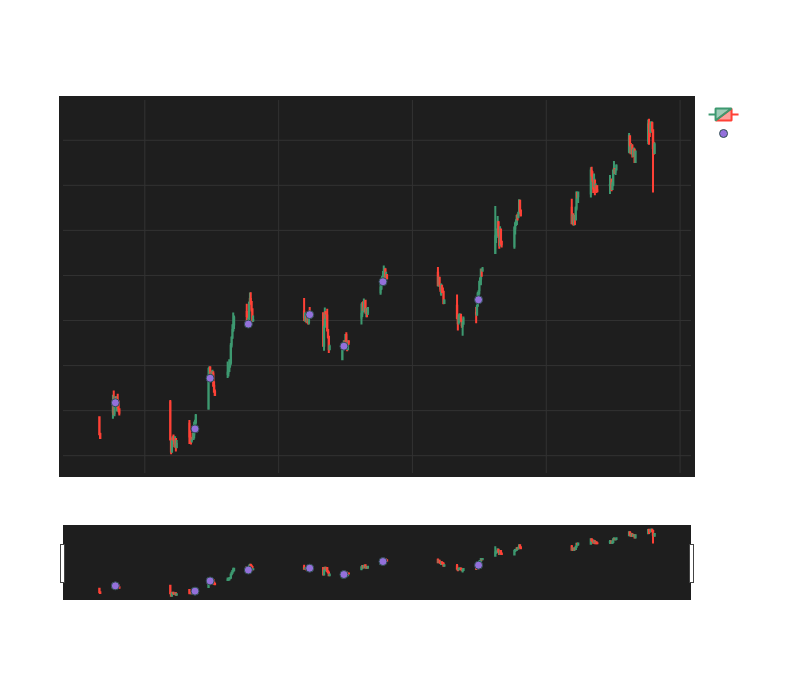

Write notebook code for a chart like this one.
### Code cell
import numpy as np
import plotly.graph_objects as go

# Assuming concatenated_df_new is already defined

def pointpos(x):
    if x[0] == 1:
        return x['Low'] + 0.5e-3
    else:
        return np.nan

concatenated_df_new_filtered['pointpos'] = concatenated_df_new_filtered.apply(lambda row: pointpos(row), axis=1)

fig = go.Figure(data=[go.Candlestick(x=concatenated_df_new_filtered.index,
                open=concatenated_df_new_filtered['Open'],
                high=concatenated_df_new_filtered['High'],
                low=concatenated_df_new_filtered['Low'],
                close=concatenated_df_new_filtered['Close'])])

fig.add_scatter(x=concatenated_df_new_filtered.index, 
                y=concatenated_df_new_filtered['pointpos'], 
                mode="markers",
                marker=dict(size=8, color="MediumPurple", line=dict(width=1, color='DarkSlateGrey')),
                name="Signal")

fig.update_layout(
    title="Candlestick Chart with Signal",
    xaxis_title="Date",
    yaxis_title="Price",
    autosize=False,
    width=800,
    height=700,  # Adjusted height
    margin=dict(l=50, r=50, b=100, t=100, pad=4),
    paper_bgcolor='rgba(0,0,0,0)',  # Transparent background
    plot_bgcolor='rgb(30,30,30)',  # Darker plot background
    font=dict(color="white"),  # White font color
    xaxis=dict(gridcolor='rgb(50,50,50)'),  # Darker gridlines
    yaxis=dict(gridcolor='rgb(50,50,50)'),  # Darker gridlines
)

fig.show()

### Figure 1 — Plotly figure (JSON) as saved in the notebook; plotly's stock layout.template omitted (floating-point values rounded to 4 significant figures; data arrays with more than 128 entries replaced by an {"elided": "..."} marker saying what was removed)
{"data": [{"close": {"elided": "191 float values"}, "high": {"elided": "191 float values"}, "low": {"elided": "191 float values"}, "open": {"elided": "191 float values"}, "type": "candlestick", "x": {"elided": "191 str values"}}, {"marker": {"color": "MediumPurple", "line": {"color": "DarkSlateGrey", "width": 1}, "size": 8}, "mode": "markers", "name": "Signal", "type": "scatter", "x": {"elided": "191 str values"}, "y": {"elided": "191 float values"}}], "layout": {"autosize": false, "font": {"color": "white"}, "height": 700, "margin": {"b": 100, "l": 50, "pad": 4, "r": 50, "t": 100}, "paper_bgcolor": "rgba(0,0,0,0)", "plot_bgcolor": "rgb(30,30,30)", "title": {"text": "Candlestick Chart with Signal"}, "width": 800, "xaxis": {"gridcolor": "rgb(50,50,50)", "title": {"text": "Date"}}, "yaxis": {"gridcolor": "rgb(50,50,50)", "title": {"text": "Price"}}}}
